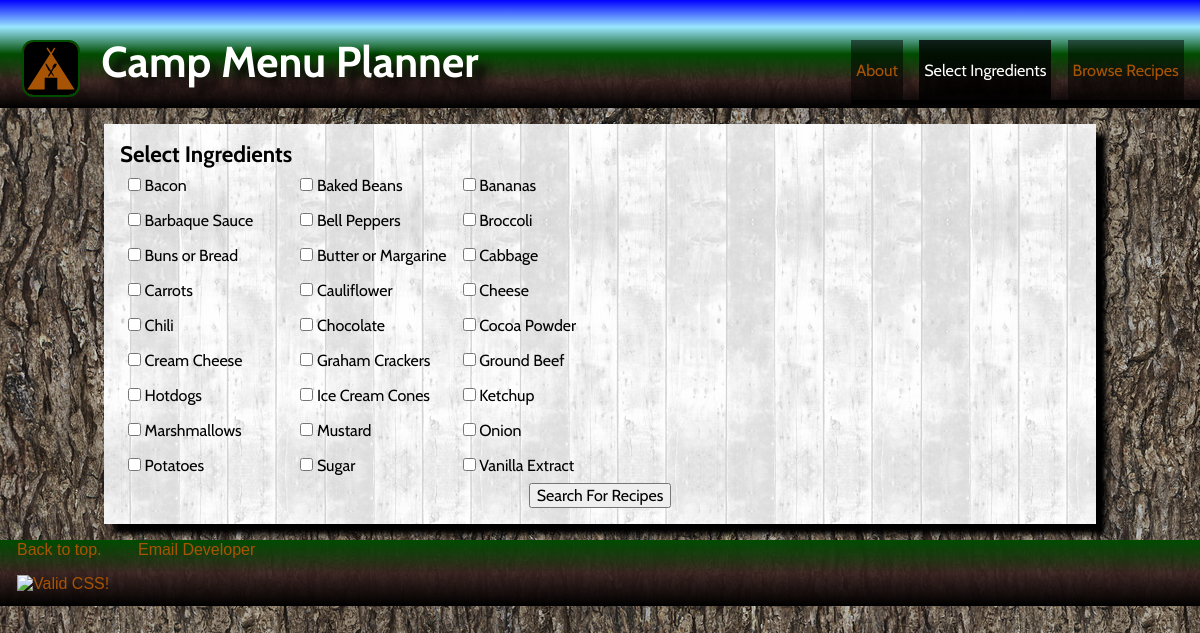
The page /select.php on the database as committed earlier.
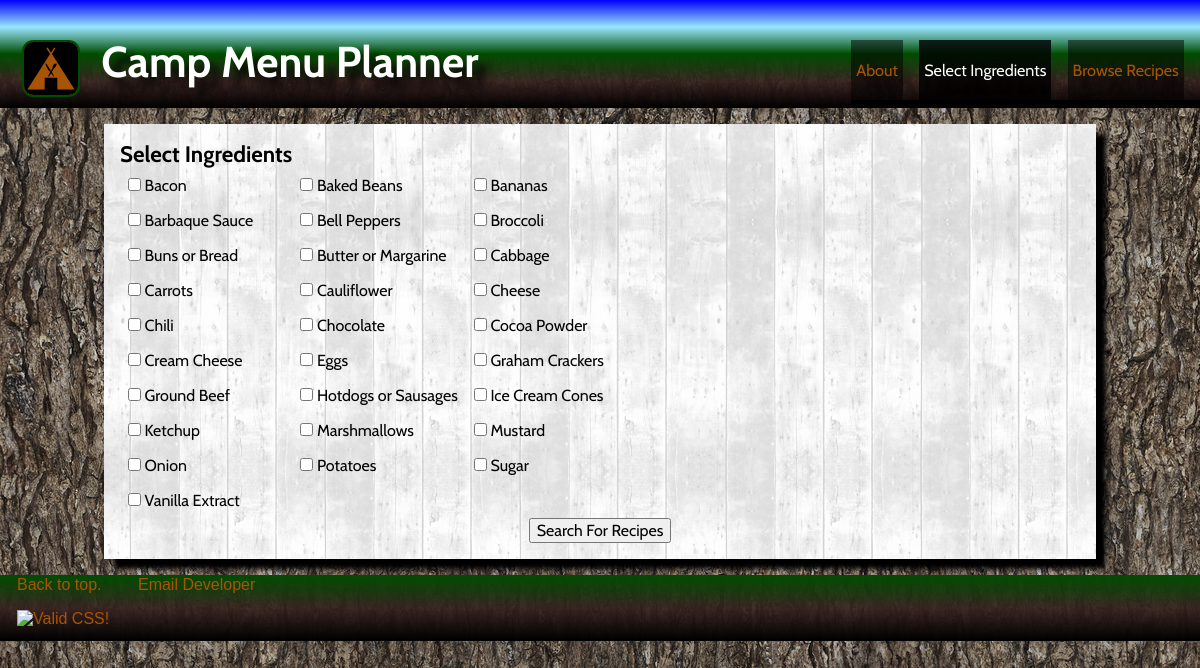
The same page on the database as committed later.
### tables this page shows
CREATE TABLE IF NOT EXISTS `ingredients` (
  `ing_id` int(11) NOT NULL AUTO_INCREMENT,
  `short_name` varchar(20) NOT NULL,
  `display_name` varchar(75) NOT NULL,
  PRIMARY KEY (`ing_id`),
  UNIQUE KEY `short_name` (`short_name`)
);

### inc/functions.php (the view, shortened to what this page needs)
<?php
try {
    $sql = new PDO('mysql:host=localhost;dbname=cmp_database', "user", "");
    $sql->setAttribute(PDO::ATTR_ERRMODE, PDO::ERRMODE_EXCEPTION);
} catch (Exception $e) {
    echo $e->getMessage();
    exit;
}
try {
    $ret= $sql->prepare('SELECT * FROM `ingredients` ORDER BY display_name');
    $ret->execute();
} catch (Exception $e) {
    echo $e->getMessage();
    exit;
}
    $ingredients = $ret->fetchAll(PDO::FETCH_ASSOC);
    function makeCheckboxes($ingredients)
    {
        $checkbox_html = '';
        $display_id = 1;
        foreach ($ingredients as $ingredient) {
            if ($display_id == 1) {
                $checkbox_html .= "<tr>";
            }
            $checkbox_html .= "<td><label><input type='checkbox'
                value='included' name={$ingredient['short_name']}></input>
                {$ingredient['display_name']}</label></td>";
                if (($display_id % 3) == 0) {
                    $checkbox_html .= "</tr><tr>";
                }
            $display_id++;
        }
            return $checkbox_html;
    }

Rows that differ between the two databases and show on the page:
added ingredients: display_name "Eggs"
changed ingredients: display_name "Hotdogs" → "Hotdogs or Sausages"
